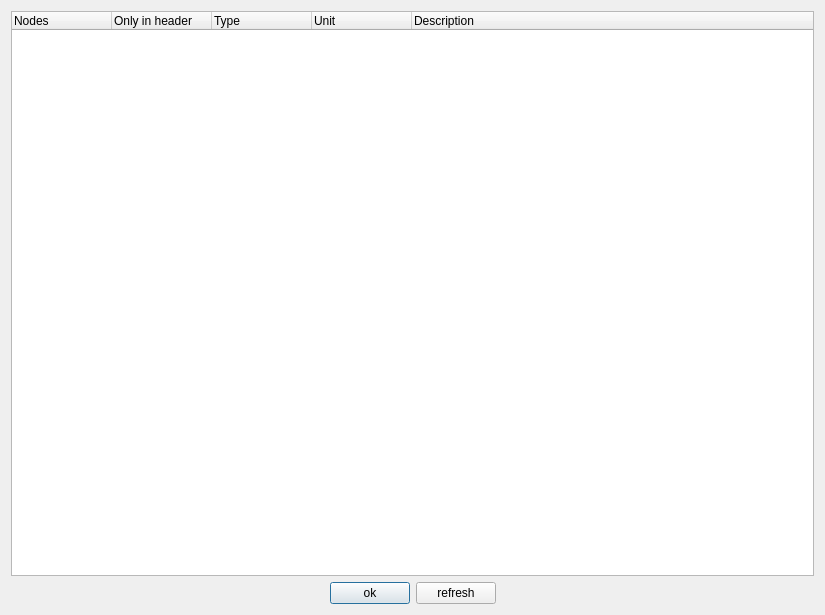
<?xml version="1.0" encoding="UTF-8"?>
<ui version="4.0">
 <class>Dialog</class>
 <widget class="QDialog" name="Dialog">
  <property name="geometry">
   <rect>
    <x>0</x>
    <y>0</y>
    <width>825</width>
    <height>615</height>
   </rect>
  </property>
  <property name="windowTitle">
   <string>Dialog</string>
  </property>
  <layout class="QVBoxLayout" name="verticalLayout">
   <item>
    <widget class="QTreeWidget" name="tree">
     <property name="columnCount">
      <number>5</number>
     </property>
     <column>
      <property name="text">
       <string>Nodes</string>
      </property>
     </column>
     <column>
      <property name="text">
       <string>Only in header</string>
      </property>
     </column>
     <column>
      <property name="text">
       <string>Type</string>
      </property>
     </column>
     <column>
      <property name="text">
       <string>Unit</string>
      </property>
     </column>
     <column>
      <property name="text">
       <string>Description</string>
      </property>
     </column>
    </widget>
   </item>
   <item>
    <layout class="QHBoxLayout" name="horizontalLayout">
     <item>
      <spacer name="horizontalSpacer">
       <property name="orientation">
        <enum>Qt::Orientation::Horizontal</enum>
       </property>
       <property name="sizeHint" stdset="0">
        <size>
         <width>40</width>
         <height>20</height>
        </size>
       </property>
      </spacer>
     </item>
     <item>
      <widget class="QPushButton" name="ok_pb">
       <property name="text">
        <string>ok</string>
       </property>
      </widget>
     </item>
     <item>
      <widget class="QPushButton" name="refresh_pb">
       <property name="text">
        <string>refresh</string>
       </property>
      </widget>
     </item>
     <item>
      <spacer name="horizontalSpacer_2">
       <property name="orientation">
        <enum>Qt::Orientation::Horizontal</enum>
       </property>
       <property name="sizeHint" stdset="0">
        <size>
         <width>40</width>
         <height>20</height>
        </size>
       </property>
      </spacer>
     </item>
    </layout>
   </item>
  </layout>
 </widget>
 <resources/>
 <connections/>
</ui>
